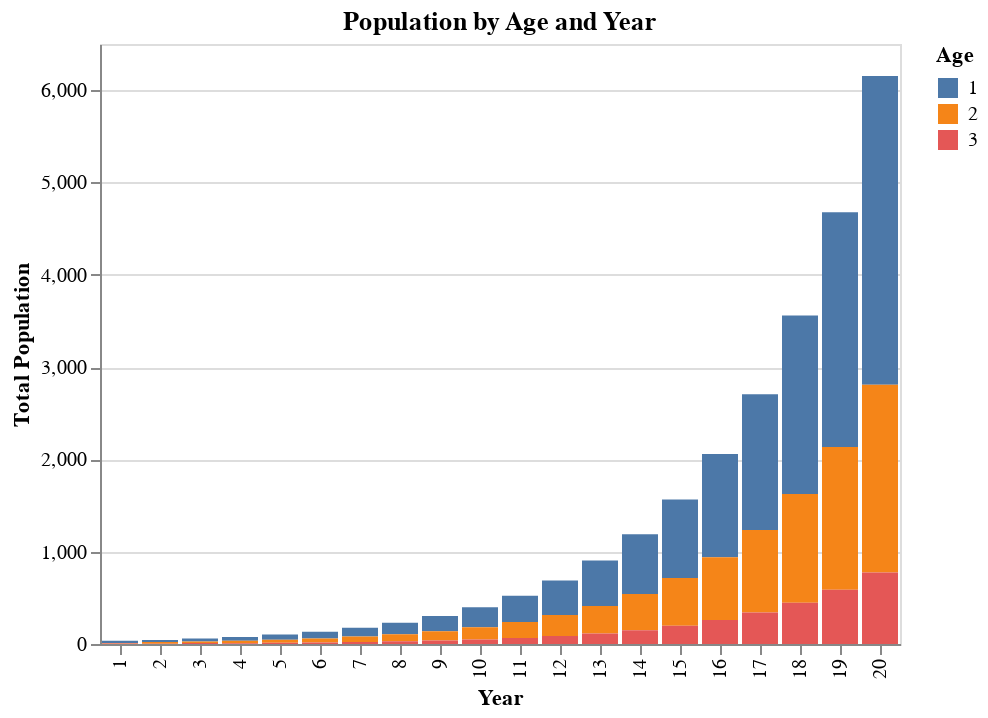

Source (notebook cell):
### Code cell
chart = alt.Chart(pops).mark_bar().encode( 
	x = 'Year:O', 
	y = alt.Y("sum(individuals):Q", title="Total Population"),
	color = 'Age:N'
).properties(
    title = 'Population by Age and Year'
)
chart

### Figure 1 — Vega-Lite specification as saved in the notebook (floating-point values rounded to 4 significant figures)
{"config": {"view": {"continuousWidth": 300, "continuousHeight": 300}}, "data": {"name": "data-e6a9916358d04abcd4729e18df12bbd2"}, "mark": {"type": "bar"}, "encoding": {"color": {"field": "Age", "type": "nominal"}, "x": {"field": "Year", "type": "ordinal"}, "y": {"aggregate": "sum", "field": "individuals", "title": "Total Population", "type": "quantitative"}}, "title": "Population by Age and Year", "$schema": "https://vega.github.io/schema/vega-lite/v5.15.1.json", "datasets": {"data-e6a9916358d04abcd4729e18df12bbd2": [{"individuals": 25.0, "Year": 1, "Age": 1, "Total": 35.0, "Proportion": 0.7143, "Lambda": ""}, {"individuals": 5.0, "Year": 1, "Age": 2, "Total": 35.0, "Proportion": 0.1429, "Lambda": ""}, {"individuals": 5.0, "Year": 1, "Age": 3, "Total": 35.0, "Proportion": 0.1429, "Lambda": ""}, {"individuals": 20.0, "Year": 2, "Age": 1, "Total": 42.5, "Proportion": 0.4706, "Lambda": 1.214}, {"individuals": 20.0, "Year": 2, "Age": 2, "Total": 42.5, "Proportion": 0.4706, "Lambda": 1.214}, {"individuals": 2.5, "Year": 2, "Age": 3, "Total": 42.5, "Proportion": 0.05882, "Lambda": 1.214}, {"individuals": 34.0, "Year": 3, "Age": 1, "Total": 60.0, "Proportion": 0.5667, "Lambda": 1.412}, {"individuals": 16.0, "Year": 3, "Age": 2, "Total": 60.0, "Proportion": 0.2667, "Lambda": 1.412}, {"individuals": 10.0, "Year": 3, "Age": 3, "Total": 60.0, "Proportion": 0.1667, "Lambda": 1.412}, {"individuals": 40.8, "Year": 4, "Age": 1, "Total": 76.0, "Proportion": 0.5368, "Lambda": 1.267}, {"individuals": 27.2, "Year": 4, "Age": 2, "Total": 76.0, "Proportion": 0.3579, "Lambda": 1.267}, {"individuals": 8.0, "Year": 4, "Age": 3, "Total": 76.0, "Proportion": 0.1053, "Lambda": 1.267}, {"individuals": 55.36, "Year": 5, "Age": 1, "Total": 101.6, "Proportion": 0.5449, "Lambda": 1.337}, {"individuals": 32.64, "Year": 5, "Age": 2, "Total": 101.6, "Proportion": 0.3213, "Lambda": 1.337}, {"individuals": 13.6, "Year": 5, "Age": 3, "Total": 101.6, "Proportion": 0.1339, "Lambda": 1.337}, {"individuals": 72.19, "Year": 6, "Age": 1, "Total": 132.8, "Proportion": 0.5436, "Lambda": 1.307}, {"individuals": 44.29, "Year": 6, "Age": 2, "Total": 132.8, "Proportion": 0.3335, "Lambda": 1.307}, {"individuals": 16.32, "Year": 6, "Age": 3, "Total": 132.8, "Proportion": 0.1229, "Lambda": 1.307}, {"individuals": 95.08, "Year": 7, "Age": 1, "Total": 175.0, "Proportion": 0.5434, "Lambda": 1.318}, {"individuals": 57.75, "Year": 7, "Age": 2, "Total": 175.0, "Proportion": 0.3301, "Lambda": 1.318}, {"individuals": 22.14, "Year": 7, "Age": 3, "Total": 175.0, "Proportion": 0.1266, "Lambda": 1.318}, {"individuals": 125.1, "Year": 8, "Age": 1, "Total": 230.0, "Proportion": 0.5437, "Lambda": 1.314}, {"individuals": 76.06, "Year": 8, "Age": 2, "Total": 230.0, "Proportion": 0.3307, "Lambda": 1.314}, {"individuals": 28.88, "Year": 8, "Age": 3, "Total": 230.0, "Proportion": 0.1256, "Lambda": 1.314}, {"individuals": 164.4, "Year": 9, "Age": 1, "Total": 302.5, "Proportion": 0.5435, "Lambda": 1.315}, {"individuals": 100.0, "Year": 9, "Age": 2, "Total": 302.5, "Proportion": 0.3307, "Lambda": 1.315}, {"individuals": 38.03, "Year": 9, "Age": 3, "Total": 302.5, "Proportion": 0.1257, "Lambda": 1.315}, {"individuals": 216.2, "Year": 10, "Age": 1, "Total": 397.8, "Proportion": 0.5436, "Lambda": 1.315}, {"individuals": 131.5, "Year": 10, "Age": 2, "Total": 397.8, "Proportion": 0.3306, "Lambda": 1.315}, {"individuals": 50.02, "Year": 10, "Age": 3, "Total": 397.8, "Proportion": 0.1258, "Lambda": 1.315}, {"individuals": 284.3, "Year": 11, "Age": 1, "Total": 523.1, "Proportion": 0.5436, "Lambda": 1.315}, {"individuals": 173.0, "Year": 11, "Age": 2, "Total": 523.1, "Proportion": 0.3307, "Lambda": 1.315}, {"individuals": 65.76, "Year": 11, "Age": 3, "Total": 523.1, "Proportion": 0.1257, "Lambda": 1.315}, {"individuals": 373.9, "Year": 12, "Age": 1, "Total": 687.9, "Proportion": 0.5436, "Lambda": 1.315}, {"individuals": 227.5, "Year": 12, "Age": 2, "Total": 687.9, "Proportion": 0.3307, "Lambda": 1.315}, {"individuals": 86.49, "Year": 12, "Age": 3, "Total": 687.9, "Proportion": 0.1257, "Lambda": 1.315}, {"individuals": 491.7, "Year": 13, "Age": 1, "Total": 904.6, "Proportion": 0.5436, "Lambda": 1.315}, {"individuals": 299.1, "Year": 13, "Age": 2, "Total": 904.6, "Proportion": 0.3307, "Lambda": 1.315}, {"individuals": 113.7, "Year": 13, "Age": 3, "Total": 904.6, "Proportion": 0.1257, "Lambda": 1.315}, {"individuals": 646.6, "Year": 14, "Age": 1, "Total": 1190.0, "Proportion": 0.5436, "Lambda": 1.315}, {"individuals": 393.4, "Year": 14, "Age": 2, "Total": 1190.0, "Proportion": 0.3307, "Lambda": 1.315}, {"individuals": 149.6, "Year": 14, "Age": 3, "Total": 1190.0, "Proportion": 0.1257, "Lambda": 1.315}, {"individuals": 850.4, "Year": 15, "Age": 1, "Total": 1564.0, "Proportion": 0.5436, "Lambda": 1.315}, {"individuals": 517.3, "Year": 15, "Age": 2, "Total": 1564.0, "Proportion": 0.3307, "Lambda": 1.315}, {"individuals": 196.7, "Year": 15, "Age": 3, "Total": 1564.0, "Proportion": 0.1257, "Lambda": 1.315}, {"individuals": 1118.0, "Year": 16, "Age": 1, "Total": 2057.0, "Proportion": 0.5436, "Lambda": 1.315}, {"individuals": 680.3, "Year": 16, "Age": 2, "Total": 2057.0, "Proportion": 0.3307, "Lambda": 1.315}, {"individuals": 258.7, "Year": 16, "Age": 3, "Total": 2057.0, "Proportion": 0.1257, "Lambda": 1.315}, {"individuals": 1471.0, "Year": 17, "Age": 1, "Total": 2705.0, "Proportion": 0.5436, "Lambda": 1.315}, {"individuals": 894.6, "Year": 17, "Age": 2, "Total": 2705.0, "Proportion": 0.3307, "Lambda": 1.315}, {"individuals": 340.1, "Year": 17, "Age": 3, "Total": 2705.0, "Proportion": 0.1257, "Lambda": 1.315}, {"individuals": 1934.0, "Year": 18, "Age": 1, "Total": 3558.0, "Proportion": 0.5436, "Lambda": 1.315}, {"individuals": 1176.0, "Year": 18, "Age": 2, "Total": 3558.0, "Proportion": 0.3307, "Lambda": 1.315}, {"individuals": 447.3, "Year": 18, "Age": 3, "Total": 3558.0, "Proportion": 0.1257, "Lambda": 1.315}, {"individuals": 2543.0, "Year": 19, "Age": 1, "Total": 4679.0, "Proportion": 0.5436, "Lambda": 1.315}, {"individuals": 1547.0, "Year": 19, "Age": 2, "Total": 4679.0, "Proportion": 0.3307, "Lambda": 1.315}, {"individuals": 588.2, "Year": 19, "Age": 3, "Total": 4679.0, "Proportion": 0.1257, "Lambda": 1.315}, {"individuals": 3344.0, "Year": 20, "Age": 1, "Total": 6152.0, "Proportion": 0.5436, "Lambda": 1.315}, {"individuals": 2035.0, "Year": 20, "Age": 2, "Total": 6152.0, "Proportion": 0.3307, "Lambda": 1.315}, {"individuals": 773.6, "Year": 20, "Age": 3, "Total": 6152.0, "Proportion": 0.1257, "Lambda": 1.315}]}}
